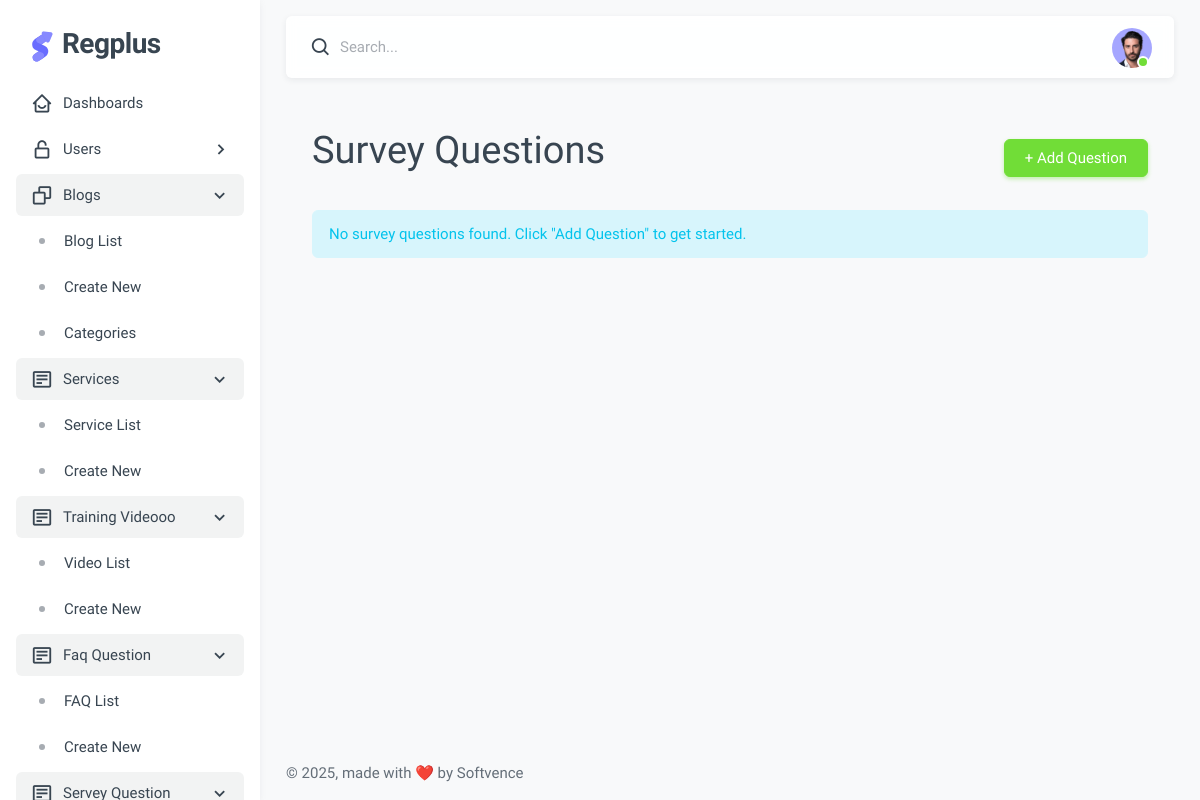
The app's page /survey/, older data.
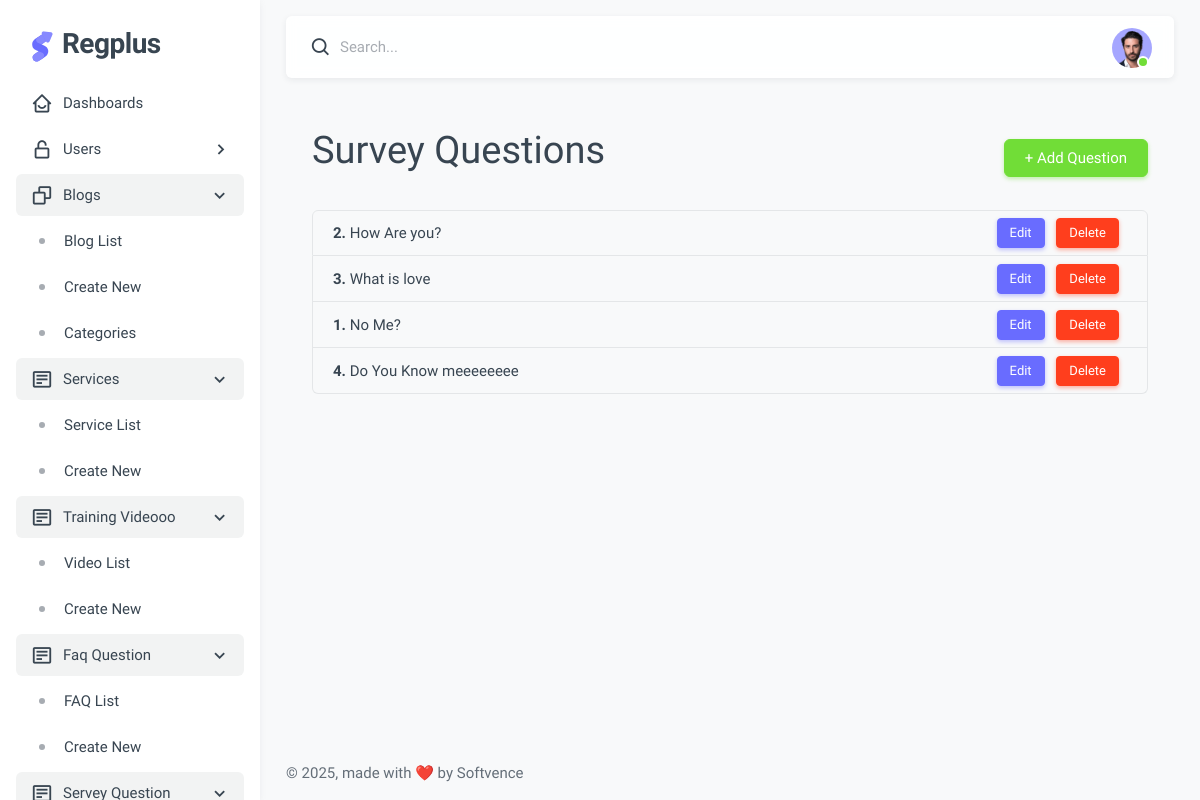
The same page, newer data.
### apps/custom_design/models.py (models this page shows, shortened)
class SurveyQuestion(models.Model):
    question_text = RichTextField()
    order = models.PositiveIntegerField(default=0)  # To control question order

### apps/custom_design/views.py (the view)
# urls.py: path('survey/', SurveyQuestionListView.as_view(), name='survey_admin_list'),
class SurveyQuestionListView(ListView):
    model = SurveyQuestion
    template_name = 'survey_list.html'
    context_object_name = 'questions'
    def get_context_data(self, **kwargs):
        context = super().get_context_data(**kwargs)
        context = TemplateLayout.init(self, context)
        return context

### project/context_processors.py (called while the page is built)
def my_setting(request):
    return {'MY_SETTING': settings}

def environment(request):
    return {'ENVIRONMENT': settings.ENVIRONMENT}

### templates/layout/bootstrap/layout_vertical.py (called while the page is built)
    def init(context):
        context.update(
            {
                "layout": "vertical",
                "content_navbar": True,
                "content_layout": "compact",
                "is_navbar": True,
                "is_menu": True,
                "is_footer": True,
            }
        )
        TemplateHelper.map_context(context)
        return context

### web_project/__init__.py (called while the page is built)
    def init(self, context):
        layout = "vertical"
        context.update(
            {
                "layout_path": TemplateHelper.set_layout(
                    "layout_" + layout + ".html", context
                ),
            }
        )
        TemplateHelper.map_context(context)
        return context

### web_project/template_helpers/theme.py (called while the page is built)
    def map_context(context):
        if context.get("layout") == "vertical":
            if context.get("menu_fixed") is True:
                context["menu_fixed_class"] = "layout-menu-fixed"
            else:
                context["menu_fixed_class"] = ""
        if context.get("content_layout") == "wide":
            context["container_class"] = "container-fluid"
            context["content_layout_class"] = "layout-wide"
        else:
            context["container_class"] = "container-xxl"
            context["content_layout_class"] = "layout-compact"

    def get_theme_variables(scope):
        return settings.THEME_VARIABLES[scope]

    def set_layout(view, context={}):
        layout = os.path.splitext(view)[0].split("/")[0]
        module = f"templates.{settings.THEME_LAYOUT_DIR.replace('/', '.')}.bootstrap.{layout}"
        if util.find_spec(module) is not None:
            TemplateBootstrap = TemplateHelper.import_class(
                module, f"TemplateBootstrap{layout.title().replace('_', '')}"
            )
            TemplateBootstrap.init(context)
        else:
            module = f"templates.{settings.THEME_LAYOUT_DIR.replace('/', '.')}.bootstrap.default"
            TemplateBootstrap = TemplateHelper.import_class(
                module, "TemplateBootstrapDefault"
            )
            TemplateBootstrap.init(context)
        return f"{settings.THEME_LAYOUT_DIR}/{view}"

    def import_class(fromModule, import_className):
        pprint(f"Loading {import_className} from {fromModule}")
        module = import_module(fromModule)
        return getattr(module, import_className)

### apps/custom_design/templates/survey_list.html (shortened to what this page needs)
{% extends layout_path %}
{% block content %}
<div class="container mt-5">
  <div class="d-flex justify-content-between align-items-center mb-4">
    <h2>Survey Questions</h2>
    <a href="{% url 'survey_admin_add' %}" class="btn btn-success btn-add">+ Add Question</a>
  </div>
  {% if questions %}
    <div class="list-group">
      {% for question in questions %}
        <div class="list-group-item d-flex justify-content-between align-items-center">
          <div>
            <strong>{{ question.order }}.</strong> {{ question.question_text }}
          </div>
          <div class="action-links">
            <a href="{% url 'survey_admin_edit' question.pk %}" class="btn btn-sm btn-primary">Edit</a>
            <a href="{% url 'survey_admin_delete' question.pk %}" class="btn btn-sm btn-danger">Delete</a>
          </div>
        </div>
      {% endfor %}
    </div>
  {% else %}
    <div class="alert alert-info">
      No survey questions found. Click "Add Question" to get started.
    </div>
  {% endif %}
</div>
{% endblock  %}

### templates/layout/layout_vertical.html (shortened to what this page needs)
{% extends 'layout/master.html' %}
{% block layout %}
<div class="layout-wrapper layout-content-navbar {{ is_menu|yesno:',layout-without-menu' }}">
  <div class="layout-container">
    {% if is_menu %}
    {% include "../layout/partials/menu/vertical/vertical_menu.html" %}
    {% endif %}
    <div class="layout-page">
      {% if is_navbar %}
      {% include "../layout/partials/navbar/navbar.html" %}
      {% endif %}
      <div class="content-wrapper">
        {% if is_flex %}
        <div class="{{container_class}} d-flex align-items-stretch flex-grow-1 p-0">
          {% else %}
          <div class="{{container_class}} flex-grow-1 container-p-y">
            {% endif %}
            {% block content %}
            {% endblock content %}
          </div>
          {% if is_footer %}
          {% include "../layout/partials/footer/footer.html" %}
          {% endif %}
        </div>
      </div>
    </div>
  </div>
  {% endblock layout %}

### templates/layout/master.html (shortened to what this page needs)
{% load static %}
<!DOCTYPE html>
<html lang="en" class="light-style layout-menu-fixed {{content_layout_class}}" data-assets-path="{% static '/' %}" data-base-url="{{url}}" data-framework="django" data-template="vertical-menu-free">
  <head>
    {% include "./partials/styles.html" %}
  </head>
  <body>
    {% block layout %}
    {% endblock layout %}
  </body>
</html>

### templates/layout/partials/styles.html (shortened to what this page needs)
{% load static %}
<link rel="stylesheet" href="{% static 'vendor/fonts/boxicons.css' %}" />
<link rel="stylesheet" href="{% static 'vendor/css/core.css' %}" />
<link rel="stylesheet" href="{% static 'vendor/css/theme-default.css' %}" />
<link rel="stylesheet" href="{% static 'css/demo.css' %}" />
<link rel="stylesheet" href="{% static 'vendor/libs/perfect-scrollbar/perfect-scrollbar.css' %}" />

### templates/layout/partials/scripts_includes.html (shortened to what this page needs)
{% load static %}
{% load i18n %}

### templates/layout/partials/menu/vertical/vertical_menu.html (shortened to what this page needs)
<aside id="layout-menu" class="layout-menu menu-vertical menu bg-menu-theme">
  {% if not navbar_full %}
  <div class="app-brand demo">
    <a href="{% url 'index' %}" class="app-brand-link">
      <span class="app-brand-logo demo">
      </span>
      <span class="app-brand-text demo menu-text fw-bold ms-2">{% get_theme_variables 'template_name' %}</span>
    </a>
  </div>
  {% endif %}
  <ul class="menu-inner py-1">
    <li class="menu-item {% if 'index' == request.resolver_match.url_name or '/dashbord/' in request.path %}active open{% endif %}">
      <a href="{% url 'index' %}" class="menu-link">
        <i class="menu-icon tf-icons bx bx-home-smile"></i>
        <div class="text-truncate" data-i18n="Dashboards">Dashboards</div>
      </a>
    </li>
    <li class="menu-item {% if '/user/' in request.path or '/users/' in request.path %}active open{% endif %}">
      <a href="javascript:void(0);" class="menu-link menu-toggle">
        <i class="menu-icon tf-icons bx bx-lock-open-alt"></i>
        <div class="text-truncate" data-i18n="Authentications">Users</div>
      </a>
    </li>
     <li class="menu-item open">
      <a href="javascript:void(0)" class="menu-link menu-toggle">
        <i class="menu-icon tf-icons bx bx-copy"></i>
        <div class="text-truncate" data-i18n="Extended UI">Blogs</div>
      </a>
      <ul class="menu-sub">
        <li class="menu-item {% if '/blogs/' in request.path %}active{% endif %}">
          <a href="{% url 'blog-list' %}" class="menu-link">
            <div class="text-truncate" data-i18n="Perfect Scrollbar">Blog List</div>
          </a>
        </li>
        <li class="menu-item {% if '/blog/add/' in request.path %}active{% endif %}">
          <a href="{% url 'blog-add' %}" class="menu-link">
            <div class="text-truncate" data-i18n="Text Divider">Create New</div>
          </a>
        </li>
        <li class="menu-item {% if '/blog/categories/' in request.path %}active{% endif %}">
          <a href="{% url 'category-list' %}" class="menu-link">
            <div class="text-truncate" data-i18n="Text Divider">Categories</div>
          </a>
        </li>
      </ul>
    </li>
     <li class="menu-item open">
      <a href="javascript:void(0)" class="menu-link menu-toggle">
        <i class="menu-icon tf-icons bx bx-detail"></i>
        <div class="text-truncate" data-i18n="Form Elements">Services</div>
      </a>
      <ul class="menu-sub">
        <li class="menu-item {% if '/service/list' in request.path %}active{% endif %}">
          <a href="{% url 'service_list' %}" class="menu-link">
            <div class="text-truncate" data-i18n="Basic Inputs">Service List</div>
          </a>
        </li>
        <li class="menu-item {% if '/service/create' in request.path %}active{% endif %}">
          <a href="{% url 'add_service' %}" class="menu-link">
            <div class="text-truncate" data-i18n="Input groups">Create New</div>
          </a>
        </li>
      </ul>
    </li>
     <li class="menu-item open">
      <a href="javascript:void(0)" class="menu-link menu-toggle">
        <i class="menu-icon tf-icons bx bx-detail"></i>
        <div class="text-truncate" data-i18n="Form Elements">Training Videooo</div>
      </a>
      <ul class="menu-sub">
        <li class="menu-item {% if '/service/list' in request.path %}active{% endif %}">
          <a href="{% url 'train_video_list' %}" class="menu-link">
            <div class="text-truncate" data-i18n="Basic Inputs">Video List</div>
          </a>
        </li>
        <li class="menu-item {% if '/service/create' in request.path %}active{% endif %}">
          <a href="{% url 'train_video_add' %}" class="menu-link">
            <div class="text-truncate" data-i18n="Input groups">Create New</div>
          </a>
        </li>
      </ul>
    </li>
     <li class="menu-item open">
      <a href="javascript:void(0)" class="menu-link menu-toggle">
        <i class="menu-icon tf-icons bx bx-detail"></i>
        <div class="text-truncate" data-i18n="Form Elements">Faq Question</div>
      </a>
      <ul class="menu-sub">
        <li class="menu-item {% if '/service/list' in request.path %}active{% endif %}">
          <a href="{% url 'faq_list' %}" class="menu-link">
            <div class="text-truncate" data-i18n="Basic Inputs">FAQ List</div>
          </a>
        </li>
        <li class="menu-item {% if '/service/create' in request.path %}active{% endif %}">
          <a href="{% url 'faq_add' %}" class="menu-link">
            <div class="text-truncate" data-i18n="Input groups">Create New</div>
          </a>
        </li>
      </ul>
    </li>
     <li class="menu-item open">
      <a href="javascript:void(0)" class="menu-link menu-toggle">
        <i class="menu-icon tf-icons bx bx-detail"></i>
        <div class="text-truncate" data-i18n="Form Elements">Servey Question</div>
      </a>
    </li>
  </ul>
</aside>

### templates/layout/partials/navbar/navbar.html (shortened to what this page needs)
{% load i18n %}
{% load static %}
<nav class="layout-navbar {{container_class}} navbar navbar-expand-xl navbar-detached align-items-center bg-navbar-theme" id="layout-navbar">
  <div class="navbar-nav-right d-flex align-items-center" id="navbar-collapse">
    <div class="navbar-nav align-items-center">
      <div class="nav-item d-flex align-items-center">
        <i class="bx bx-search bx-md"></i>
        <input type="text" class="form-control border-0 shadow-none ps-1 ps-sm-2" placeholder="Search..." aria-label="Search...">
      </div>
    </div>
    <ul class="navbar-nav flex-row align-items-center ms-auto">
      <li class="nav-item navbar-dropdown dropdown-user dropdown">
        <a class="nav-link dropdown-toggle hide-arrow p-0" href="javascript:void(0);" data-bs-toggle="dropdown">
          <div class="avatar avatar-online">
            <img src="{% static 'img/avatars/1.png' %}" alt class="w-px-40 h-auto rounded-circle">
          </div>
        </a>
      </li>
    </ul>
  </div>
</nav>

### templates/layout/partials/footer/footer.html (shortened to what this page needs)
<footer class="content-footer footer bg-footer-theme">
  <div class="{{container_class}}">
    <div class="footer-container d-flex align-items-center justify-content-between py-4 flex-md-row flex-column">
      <div class="text-body">
        © , made with ❤️ by Softvence</a>
      </div>
    </div>
  </div>
</footer>

### templates/layout/partials/scripts.html (shortened to what this page needs)
{% load static %}

### src/assets/css/demo.css (style rules this page uses)
.menu .app-brand.demo { height: 64px; margin-top: 12px; }
.app-brand-text.demo { font-size: 1.75rem; letter-spacing: -0.5px; }

### apps/custom_design/templates/survey_list.html (style rules this page uses)
body { background-color: #f8f9fa; }
.action-links a { margin-right: 0.5rem; }
.btn-add { float: right; }

Row changes from the older to the newer data that the page shows:
added SurveyQuestion: order "2", question_text "How Are you?"
added SurveyQuestion: order "3", question_text "What is love"
added SurveyQuestion: order "1", question_text "No Me?"
added SurveyQuestion: order "4", question_text "Do You Know meeeeeeee"
Text that changed along with them:
text no longer shown: "No survey questions found. Click \"Add Question\" to get started."
